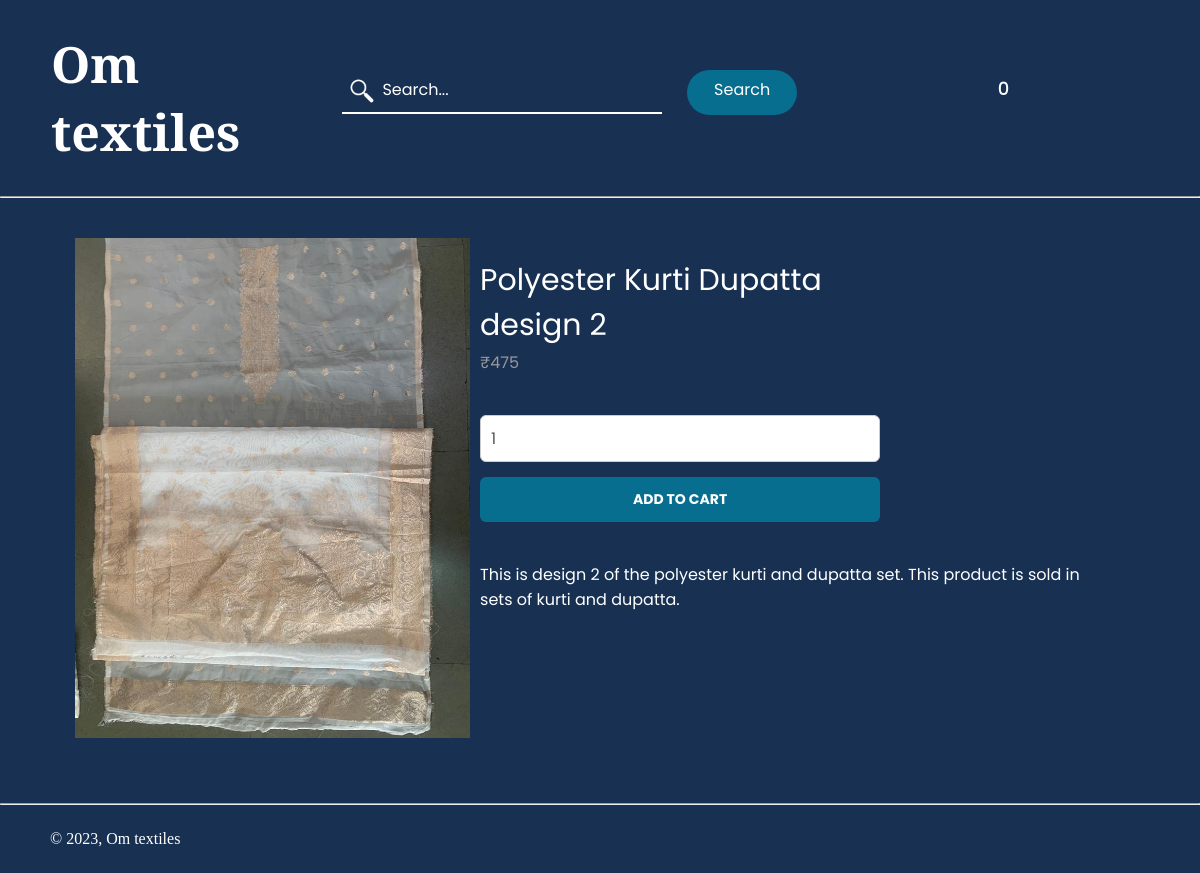
Screenshot of /index.php?page=product&id=6 with the database file from the repository.
### tables this page shows
CREATE TABLE `products` (
  `id` int(11) NOT NULL,
  `p_name` varchar(200) NOT NULL,
  `p_description` text NOT NULL,
  `price` decimal(10,0) NOT NULL,
  `quantity` int(11) NOT NULL,
  `p_img` text NOT NULL,
  `date_added` date NOT NULL DEFAULT current_timestamp(),
  `product_keywords` varchar(200) NOT NULL,
  `category` varchar(200) NOT NULL
);

### index.php (called while the page is built, shortened)
<?php
    $page = isset($_GET['page']) && file_exists($_GET['page'] . '.php') ? $_GET['page'] : 'Homepage';
    include $page . '.php';
?>

### functions.php (called while the page is built, shortened)
<?php
    $num_items_in_cart = isset($_SESSION['cart']) ? count($_SESSION['cart']) : 0;
?>

### product.php (the view, shortened to what this page needs)
<?php
    include 'functions.php';
    if (isset($_GET['id'])) {
        $stmt = $dbconnect->prepare('SELECT * FROM products WHERE id = ?');
        $stmt->execute([$_GET['id']]);
        $product = $stmt->fetch(PDO::FETCH_ASSOC);
    } else {
        exit('Product does not exist!');
    }
?>
<html>
    <head>
        <link rel="stylesheet" href="product.css">
        <link rel="stylesheet" href="webfonts_css/all.css">
        <link rel="stylesheet" href="webfonts_css/sharp-light.css">
        <link rel="stylesheet" href="webfonts_css/sharp-regular.css">
        <link rel="stylesheet" href="webfonts_css/sharp-solid.css">
    </head>
    <body>
        <header class="navbar">
            <h1 class="logo">Om textiles</h1>
            <nav>
                <ul class="nav_links">
                    <li class="search">
                        <form class="search_form" method="get" action="search_products.php">
                            <input placeholder="Search..." class="search_input" type="search" id="search" name="search_input">
                            <img src="white_searchicon.png" id="icon">
                            <input type="submit" class="searchbtn" value="Search" name="search_btn">
                        </form>
                    </li>
                    <li><a href="index.php?page=Homepage"><i class="fa-thin fa-house fa-xl"></i></a></li>
                    <li><a href="index.php?page=products"><i class="fa-thin fa-clothes-hanger fa-xl"></i></a></li>
                    <li>
                        <a href="index.php?page=cart"><i class="fa-thin fa-cart-shopping fa-xl"></i></a>
                        <span><?=$num_items_in_cart?></span>
                    </li>
                    <li><a href="index.php?page=aboutUs"><i class="fa-thin fa-users-rectangle fa-xl"></i></a></li>
                    <li><a href="index.php?page=contactUs"><i class="fa-thin fa-phone fa-xl"></i></a></li>
                    <li><a href="index.php?page=Account"><i class="fa-thin fa-circle-user fa-xl"></i></a></li>
                </ul>
            </nav>
        </header>
        <hr>
        <main>
            <div class="product content-wrapper">
                <img class="productimage" src="Product Images/<?=$product['p_img']?>" alt="<?=$product['p_name']?>">
                <div class="productinfo">
                    <h1 class="p_name"><?=$product['p_name']?></h1>
                    <span class="price">
                        &#8377;<?=$product['price']?>
                    </span>
                    <form action="index.php?page=cart" method="post">
                        <input type="number" name="quantity" value="1" min="1" max="<?=$product['quantity']?>" placeholder="Quantity" required>
                        <input type="submit" value="ADD TO CART">
                    </form>
                    <div class="description">
                        <?=$product['p_description']?>
                    </div>
                </div>
            </div>
            <br>
        </main>
        <footer>
            <hr>
            <br>
            <p style="font-family: 'Cinzel', serif;">&copy; 2023, Om textiles</p>
            <br>
        </footer>
    </body>
</html>

### product.css (style rules this page uses)
* { box-sizing: border-box; margin: 0; padding: 0; font-family: "Poppins", sans-serif; }
body { background-color: rgb(24, 49, 83); font-family: 'Poppins', sans-serif; color: white; }
.logo { color:#ffffff; font-family: 'Cinzel', serif; padding-left: 15px; font-size: 50px; cursor: pointer; margin-right: auto; }
li, a, button { font-family: "Poppins", sans-serif; font-weight: 500; font-size: large; color: white; text-decoration: none; }
header { display: flex; justify-content: flex-end; align-items: center; padding: 30px 3%; }
.nav_links { list-style: none; }
.nav_links li { display: inline-block; padding: 0 20px; }
.nav_links li a { transition: all 0.3s ease 0s; }
.content-wrapper { width: 1050px; margin: 0 auto; }
main .product { display: flex; padding: 40px 0; }
main .product .productimage { width: 500px; aspect-ratio: auto 500 / 500; height: 500px; }
main .product .productinfo form { display: flex; flex-flow: column; margin: 40px 0; }
main .product .productinfo form input[type="number"] { width: 400px; padding: 10px; margin-bottom: 15px; border: 1px solid #ccc; color: #555555; border-radius: 6px; background-color: white; }
main .product .productinfo form input[type="submit"] { border: 0; color: #FFFFFF; width: 400px; padding: 12px 0; font-size: 14px; font-weight: bold; border-radius: 6px; background-color: rgba(0,136,169,0.7); border: none; cursor: pointer; transition: all 0.3s ease 0s; }
main > .product > div { padding-left: 15px; }
main > .product .productinfo .price { display: block; font-size: 16px; color: #999999; }
main .product .productinfo { display: block; overflow: hidden; text-decoration: none; padding: 0px 10px 60px 10px; }
.searchbtn { background-color: rgba(0,136,169,0.7); border: none; border-radius: 50px; cursor: pointer; transition: all 0.3s ease 0s; margin-left: 20px; margin-bottom: 10px; align-content: center; text-align: center; font-size: medium; height: 45px; width: 110px; padding-left: 0px; }
input { background-color: rgb(24, 49, 83); outline: none; border: 0; border-bottom: 2px solid white; padding-top: 5px; padding-bottom: 10px; padding-left: 40px; font-size: 16px; color: white; width: 20rem; transition: all 200ms ease-in; }
::placeholder { color: rgb(255, 255, 255); }
.search { position: relative; padding: 0; margin: 0; }
#icon { position: absolute; bottom: 19px; left: 25px; width: 30px; height: 30px; }
main .product .productinfo .p_name { padding: 20px 0 2px 0; display: block; font-weight: normal; font-size: 30px; width: 100%; }
footer { bottom: 0; width: 100%; }
footer p { margin-left: 50px; }

### rows the page displays
products: p_img (picture), p_name "Polyester Kurti Dupatta design 2", price "475", p_description "This is design 2 of the polyester kurti and dupatta set. This product is sold in sets of kurti and dupatta."

### other values shown
$num_items_in_cart "0"
